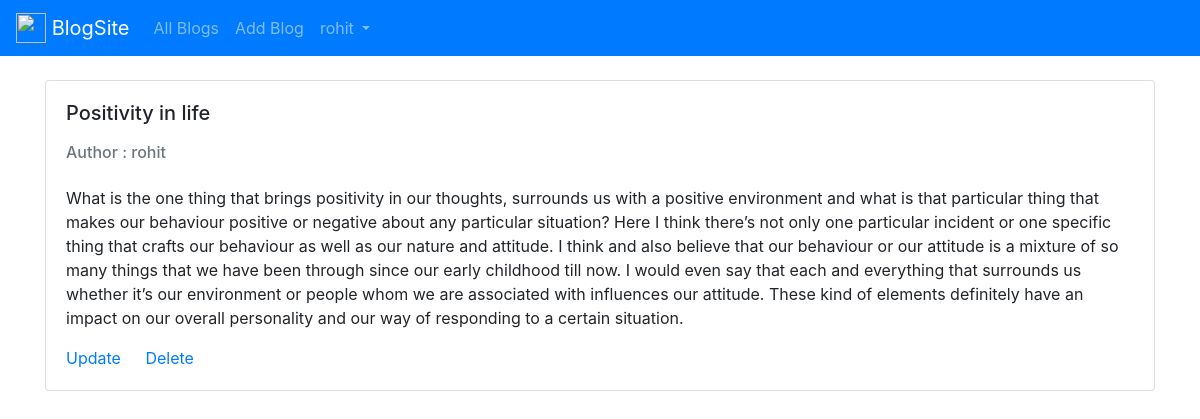
The page /blogs/5 (signed in) on the database its author committed.
### Blogs/models.py (models this page shows, shortened)
class Blog(models.Model):
    title  = models.CharField(max_length = 120, default=None)
    body   = models.TextField(max_length = 3000, default=None)
    author = models.ForeignKey(User , on_delete = models.CASCADE)
    date_posted = models.DateTimeField(auto_now=True, null=True)

### Blogs/views.py (the view)
# urls.py: path('<int:pk>', BlogDetail.as_view(), name = "blog_detail"),
class BlogDetail(LoginRequiredMixin, DetailView):
    model         = Blog
    template_name = "blog_detail.html"
    login_url     = 'login'

### templates/blog_detail.html (shortened to what this page needs)
{% extends "base.html" %}
{% block content %}
<div class="card" style="width: 100%;">
  <div class="card-body">
    <h5 class="card-title mb-4">{{ blog.title }}</h5>
    <h6 class="card-subtitle mb-4 text-muted">Author : {{blog.author}}</h6>
    <p class="card-text">{{blog.body|linebreaks}}</p>
    {% if user == blog.author %}
    <a href="{% url 'blog_update' blog.pk %}" class="card-link">Update</a>
    <a href="{% url 'blog_delete' blog.pk %}" class="card-link">Delete</a>
    {% endif %}
  </div>
</div>
{% endblock content %}

### templates/base.html (shortened to what this page needs)
<link rel="stylesheet" href="https://stackpath.bootstrapcdn.com/bootstrap/4.4.1/css/bootstrap.min.css"
>
<!doctype html>
<html lang="en">
<head>
    <link rel="stylesheet" href="https://stackpath.bootstrapcdn.com/bootstrap/4.4.1/css/bootstrap.min.css"
>
</head>
<body>
    <nav class="navbar navbar-expand-lg navbar-dark bg-primary">
        <a class="navbar-brand" href="{% url 'blog_list' %}">
            <img src="https://upload.wikimedia.org/wikipedia/commons/thumb/8/87/R_Cable_logo.svg/1200px-R_Cable_logo.svg.png"
                width="30" height="30" class="d-inline-block align-top" alt="">
            BlogSite
        </a>
        <div class="collapse navbar-collapse" id="navbarSupportedContent">
            <ul class="navbar-nav mr-auto">
                <li class="nav-item">
                    <a class="nav-link" href="{% url 'blog_list' %}">All Blogs</a>
                </li>
                <li class="nav-item">
                    <a class="nav-link" href="{% url 'blog_new' %}">Add Blog</a>
                </li>
    {% if user.is_authenticated %}
                <li class="nav-item dropdown">
                    <a class="nav-link dropdown-toggle" href="#" id="navbarDropdown" role="button" data-toggle="dropdown"
                        aria-haspopup="true" aria-expanded="false">
                        {{ user }}
                    </a>
                </li>
    {% endif %}
        </div>
    </nav></br>
    <div class="container">
        {% block content %}
        {% endblock content %}
    </div>
</body>
</html>

### rows shown on the page
Blog: title "Positivity in life", author "rohit", body "What is the one thing that brings positivity in our thoughts, surrounds us with a positive environment and what is that particular thing that makes our behaviour positive or negative about any particular situation? Here I think there’s not only one particular incident or one specific thing that crafts our behaviour as well as our nature and attitude. I think and also believe that our behaviour or our attitude is a mixture of so many things that we have been through since our early childhood till now. I would even say that each and everything that surrounds us whether it’s our environment or people whom we are associated with influences our attitude. These kind of elements definitely have an…"

### other values the page prints
{{ user }} "rohit"
